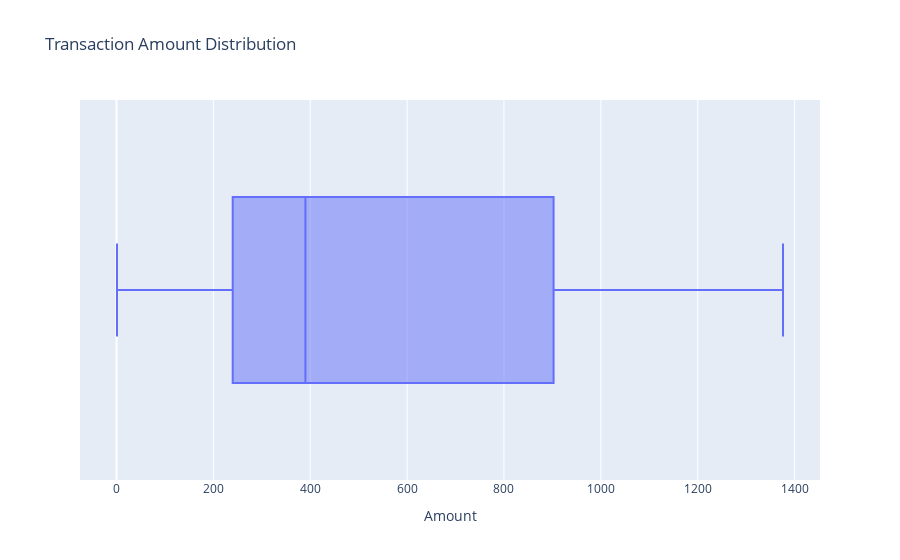

Write notebook code for a chart like this one.
### Code cell
fig = px.box(df[df['is_fraud'] == 'Yes'], x='amt', 
             title='Transaction Amount Distribution') 
fig.update_layout(xaxis_title='Amount')
fig.show()

### Figure 1 — Plotly figure (JSON) as saved in the notebook; plotly's stock layout.template omitted (floating-point values rounded to 4 significant figures; data arrays with more than 128 entries replaced by an {"elided": "..."} marker saying what was removed)
{"data": [{"alignmentgroup": "True", "hovertemplate": "amt=%{x}<extra></extra>", "legendgroup": "", "marker": {"color": "#636efa"}, "name": "", "notched": false, "offsetgroup": "", "orientation": "h", "showlegend": false, "type": "box", "x": {"elided": "9651 float values"}, "x0": " ", "xaxis": "x", "y0": " ", "yaxis": "y"}], "layout": {"boxmode": "group", "legend": {"tracegroupgap": 0}, "title": {"text": "Transaction Amount Distribution"}, "xaxis": {"anchor": "y", "domain": [0, 1], "title": {"text": "Amount"}}, "yaxis": {"anchor": "x", "domain": [0, 1]}}}
